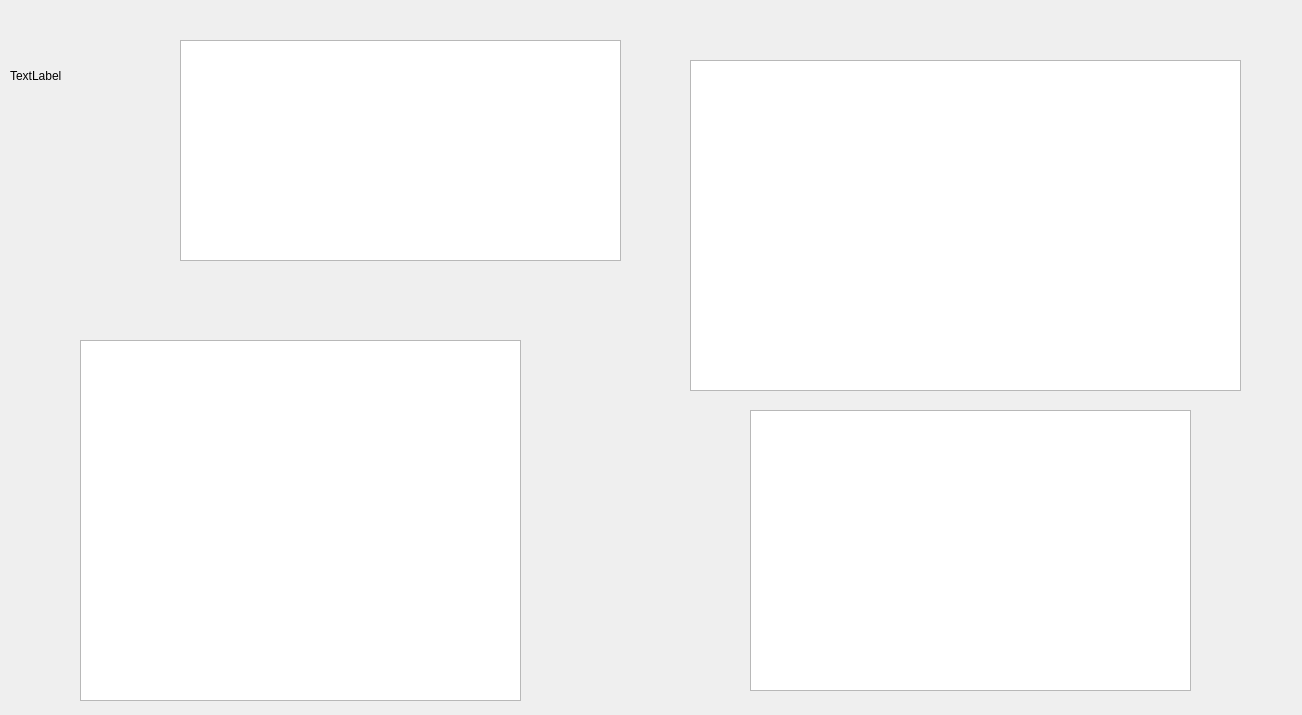
<?xml version="1.0" encoding="UTF-8"?>
<ui version="4.0">
 <class>Form</class>
 <widget class="QWidget" name="Form">
  <property name="geometry">
   <rect>
    <x>0</x>
    <y>0</y>
    <width>1302</width>
    <height>715</height>
   </rect>
  </property>
  <property name="windowTitle">
   <string>Form</string>
  </property>
  <widget class="QLabel" name="label2">
   <property name="geometry">
    <rect>
     <x>10</x>
     <y>10</y>
     <width>161</width>
     <height>131</height>
    </rect>
   </property>
   <property name="text">
    <string>TextLabel</string>
   </property>
  </widget>
  <widget class="QTableView" name="tableView">
   <property name="geometry">
    <rect>
     <x>690</x>
     <y>60</y>
     <width>551</width>
     <height>331</height>
    </rect>
   </property>
  </widget>
  <widget class="QTableView" name="tableView_2">
   <property name="geometry">
    <rect>
     <x>180</x>
     <y>40</y>
     <width>441</width>
     <height>221</height>
    </rect>
   </property>
  </widget>
  <widget class="QTableView" name="tableView_3">
   <property name="geometry">
    <rect>
     <x>750</x>
     <y>410</y>
     <width>441</width>
     <height>281</height>
    </rect>
   </property>
  </widget>
  <widget class="QTableView" name="tableView_4">
   <property name="geometry">
    <rect>
     <x>80</x>
     <y>340</y>
     <width>441</width>
     <height>361</height>
    </rect>
   </property>
  </widget>
 </widget>
 <resources/>
 <connections/>
</ui>
